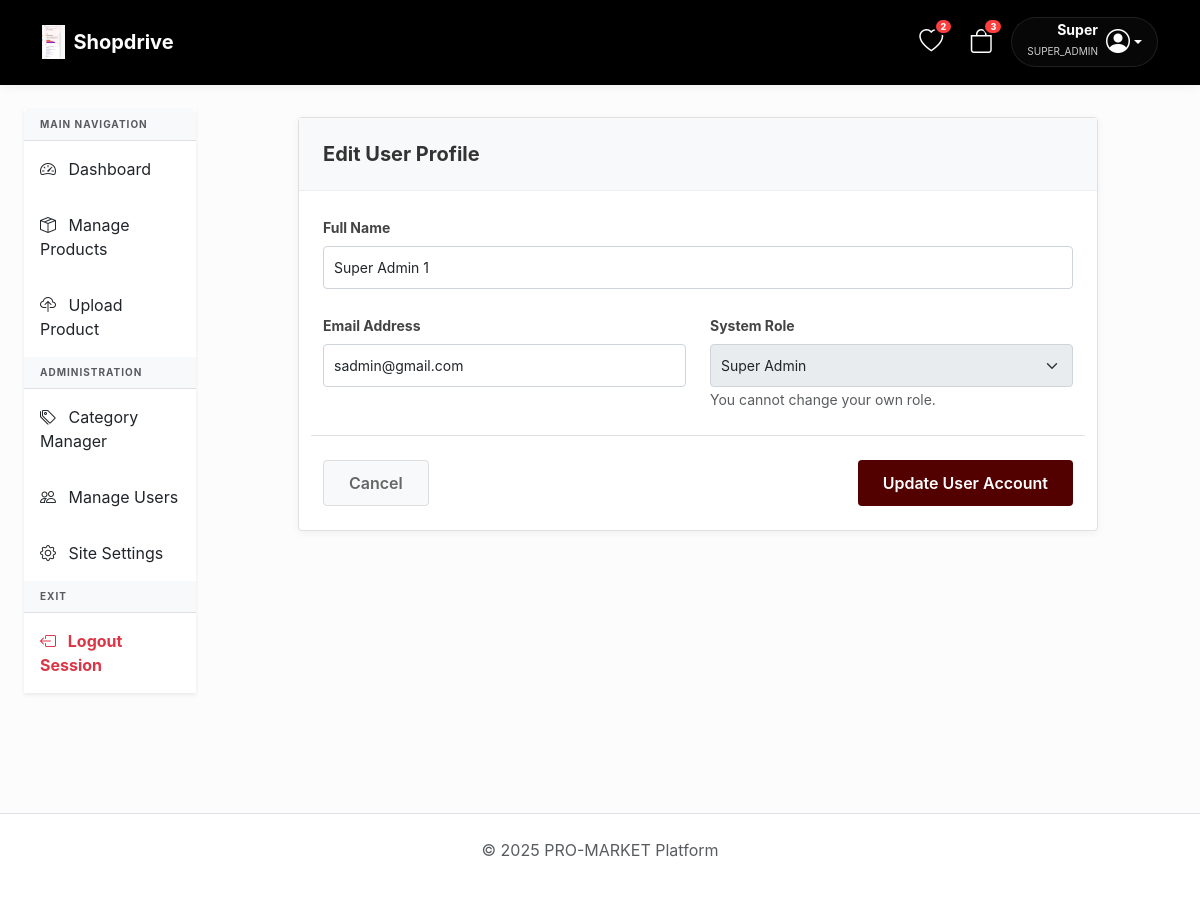
The page /admin/edit_user.php?id=2 (signed in) on the database its author committed.
### tables this page shows
CREATE TABLE `site_settings` (
  `id` int(11) NOT NULL,
  `app_name` varchar(100) DEFAULT 'Pro-Market',
  `app_logo` varchar(255) DEFAULT 'logo.png',
  `primary_color` varchar(10) DEFAULT '#2563eb',
  `smtp_host` varchar(100) DEFAULT NULL,
  `smtp_user` varchar(100) DEFAULT NULL,
  `smtp_pass` varchar(100) DEFAULT NULL,
  `smtp_port` int(11) DEFAULT 587,
  `razorpay_key_id` varchar(100) DEFAULT NULL,
  `razorpay_key_secret` varchar(100) DEFAULT NULL,
  `banner_title` varchar(255) DEFAULT NULL,
  `banner_subtitle` text DEFAULT NULL,
  `header_color` varchar(10) DEFAULT '#ffffff'
);

CREATE TABLE `users` (
  `id` int(11) NOT NULL,
  `fullname` varchar(100) DEFAULT NULL,
  `email` varchar(100) NOT NULL,
  `password` varchar(255) NOT NULL,
  `role` enum('super_admin','vendor','customer') DEFAULT 'customer',
  `created_at` timestamp NOT NULL DEFAULT current_timestamp()
);

### admin/edit_user.php (the view, shortened to what this page needs)
<?php
require '../config/db.php';
$current_user_id = $_SESSION['user_id'];
$edit_id = $_GET['id'];
$stmt = $pdo->prepare("SELECT * FROM users WHERE id = ?");
$stmt->execute([$edit_id]);
$user = $stmt->fetch();
require '../includes/header.php';
?>
<div class="container-fluid px-4 pb-5">
    <div class="row">
        <div class="col-md-2 py-4">
            <?php include '../includes/admin_sidebar.php'; ?>
        </div>
        <div class="col-md-10">
            <div class="manager-card">
                <div class="manager-header">
                    <h1 class="manager-title">Edit User Profile</h1>
                </div>
                <div class="p-4">
                    <form method="POST">
                        <div class="row g-4">
                            <div class="col-md-12">
                                <label class="form-label">Full Name</label>
                                <input type="text" name="fullname" class="form-control" value="<?= htmlspecialchars($user['fullname']) ?>" required>
                            </div>
                            <div class="col-md-6">
                                <label class="form-label">Email Address</label>
                                <input type="email" name="email" class="form-control" value="<?= htmlspecialchars($user['email']) ?>" required>
                            </div>
                            <div class="col-md-6">
                                <label class="form-label">System Role</label>
                                <?php if($edit_id == $current_user_id): ?>
                                    <select class="form-select" name="role" disabled>
                                        <option value="super_admin" selected>Super Admin</option>
                                    </select>
                                    <small class="text-muted">You cannot change your own role.</small>
                                <?php endif; ?>
                            </div>
                            <div class="col-12 border-top pt-4 mt-4 d-flex justify-content-between">
                                <a href="manage_users.php" class="btn-cancel">Cancel</a>
                                <button type="submit" name="update_user" class="btn btn-save">Update User Account</button>
                            </div>
                        </div>
                    </form>
                </div>
            </div>
        </div>
    </div>
</div>
<?php include '../includes/footer.php'; ?>

### includes/header.php (shortened to what this page needs)
<?php
require_once __DIR__ . '/../config/db.php';
$brand = $pdo->query("SELECT * FROM site_settings WHERE id = 1")->fetch();
$app_name = $brand['app_name'] ?? 'Pro-Market';
$app_logo = $brand['app_logo'] ?? '';
$is_folder = (strpos($_SERVER['PHP_SELF'], '/admin/') !== false || strpos($_SERVER['PHP_SELF'], '/vendor/') !== false);
$base = $is_folder ? '../' : '';
$isLoggedIn = isset($_SESSION['user_id']);
$userName = $_SESSION['fullname'] ?? '';
$userRole = $_SESSION['role'] ?? '';
$cart_count = 0;
$wishlist_count = 0;
if ($isLoggedIn) {
    $cStmt = $pdo->prepare("SELECT SUM(quantity) FROM cart WHERE user_id = ?");
    $cStmt->execute([$_SESSION['user_id']]);
    $cart_count = (int)$cStmt->fetchColumn();
    $wStmt = $pdo->prepare("SELECT COUNT(id) FROM wishlist WHERE user_id = ?");
    $wStmt->execute([$_SESSION['user_id']]);
    $wishlist_count = (int)$wStmt->fetchColumn();
}
?>
<!DOCTYPE html>
<html lang="en">
<head>
    <link href="https://cdn.jsdelivr.net/npm/bootstrap@5.3.0/dist/css/bootstrap.min.css" rel="stylesheet">
    <link rel="stylesheet" href="https://cdn.jsdelivr.net/npm/bootstrap-icons@1.11.1/font/bootstrap-icons.css">
</head>
<body>
<nav class="navbar navbar-expand-lg navbar-custom py-3 sticky-top">
    <div class="container">
        <a class="navbar-brand fw-bold d-flex align-items-center" href="<?= $base ?>index.php">
            <?php if($app_logo): ?>
                <img src="<?= $base ?>assets/uploads/<?= $app_logo ?>" style="max-height: 35px;" class="me-2">
            <?php endif; ?>
            <?= htmlspecialchars($app_name) ?>
        </a>
        <div class="ms-auto d-flex align-items-center">
            <a href="<?= $base ?>wishlist.php" class="header-icon-btn text-decoration-none">
                <i class="bi bi-heart fs-4"></i>
                <?php if($wishlist_count > 0): ?>
                    <span class="badge rounded-pill header-badge wishlist-count-badge">
                        <?= $wishlist_count ?>
                    </span>
                <?php endif; ?>
            </a>
            <a href="<?= $base ?>cart.php" class="header-icon-btn text-decoration-none">
                <i class="bi bi-bag fs-4"></i>
                <?php if($cart_count > 0): ?>
                    <span class="badge rounded-pill header-badge cart-count-badge">
                        <?= $cart_count ?>
                    </span>
                <?php endif; ?>
            </a>
            <?php if($isLoggedIn): ?>
                <div class="dropdown">
                    <a href="#" class="user-pill d-flex align-items-center text-decoration-none dropdown-toggle" data-bs-toggle="dropdown">
                        <div class="me-2 d-none d-md-block text-end">
                            <div class="small fw-bold mb-0" style="line-height: 1;"><?= htmlspecialchars(explode(' ', $userName)[0]) ?></div>
                            <span style="font-size: 10px; opacity: 0.8;"><?= strtoupper($userRole) ?></span>
                        </div>
                        <i class="bi bi-person-circle fs-4"></i>
                    </a>
                </div>
            <?php else: ?>
                <a href="<?= $base ?>login.php" class="nav-link px-3 fw-bold border-end me-2" style="font-size: 14px;">Login</a>
                <a href="<?= $base ?>register.php" class="btn btn-primary rounded-pill px-4 fw-bold shadow-sm" style="font-size: 14px;">Join Now</a>
            <?php endif; ?>
        </div>
    </div>
</nav>

### rows shown on the page
site_settings: app_logo (picture), app_name "Shopdrive"
users: fullname "Super Admin 1", email "sadmin@gmail.com"

### other values the page prints
$wishlist_count "2"
$cart_count "3"
explode(' ', $userName)[0] "Super"
$userRole "SUPER_ADMIN"
